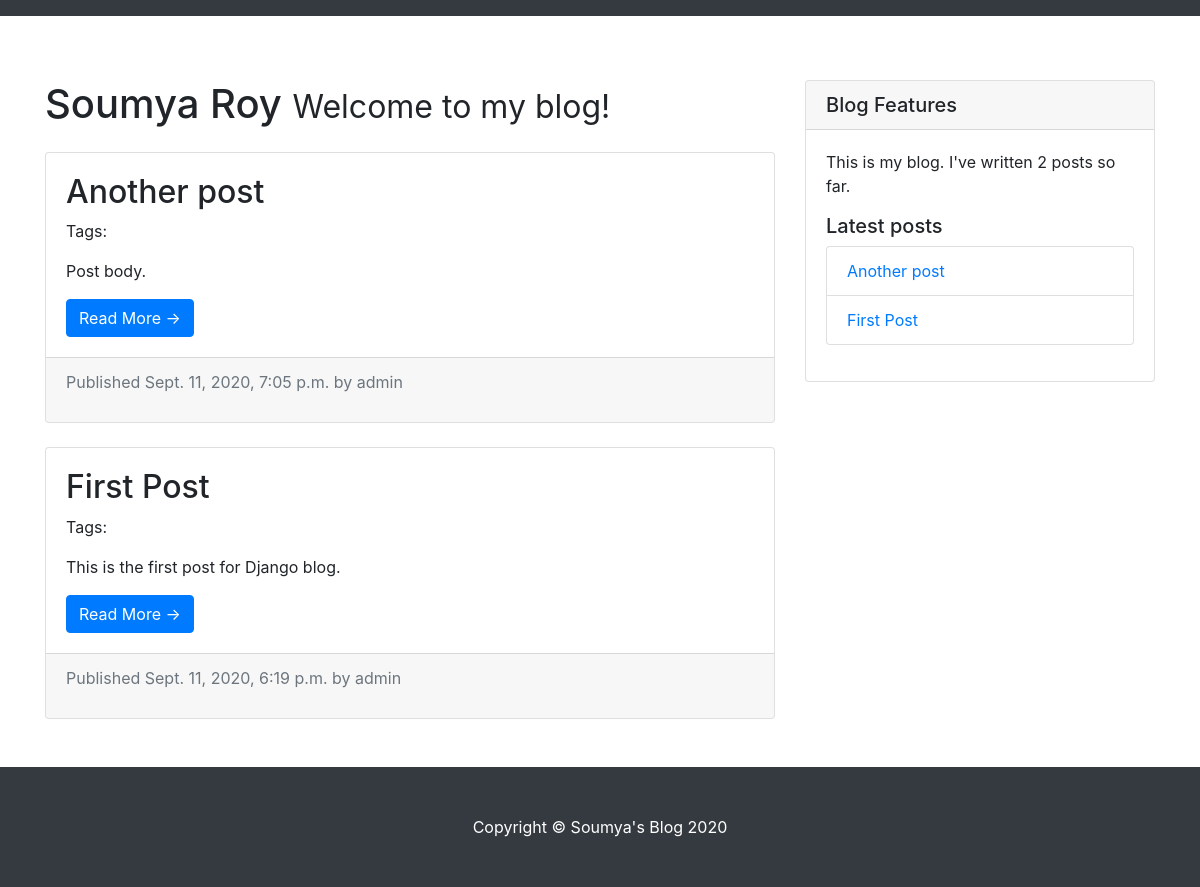
The page /blog/ on the database as committed earlier.
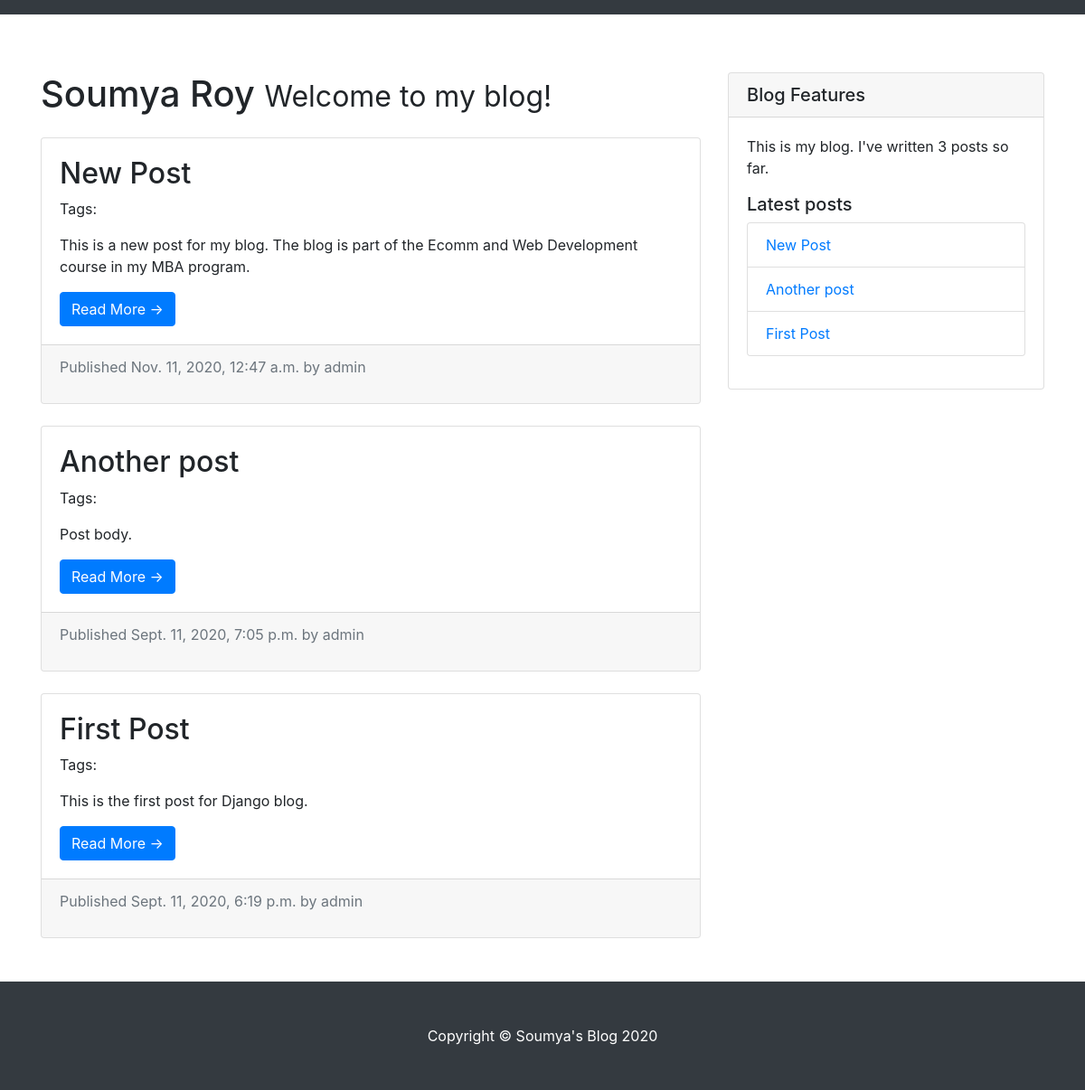
The same page on the database as committed later.
### blog/models.py (models this page shows, shortened)
class Post(models.Model):
    def get_absolute_url(self):
        return reverse('blog:post_detail',
                args=[self.publish.year,
                    self.publish.month,
                    self.publish.day, self.slug])
    objects = models.Manager() # The default manager.
    published = PublishedManager() # Our custom manager.
    STATUS_CHOICES = (
            ('draft', 'Draft'),
            ('published', 'Published'),
            )
    title = models.CharField(max_length=250)
    slug = models.SlugField(max_length=250,
            unique_for_date='publish')
    author = models.ForeignKey(User,
            on_delete=models.CASCADE,
            related_name='blog_posts')
    body = models.TextField()
    publish = models.DateTimeField(default=timezone.now)
    created = models.DateTimeField(auto_now_add=True)
    updated = models.DateTimeField(auto_now=True)
    status = models.CharField(max_length=10,
            choices=STATUS_CHOICES,
            default='draft')
    class Meta:
        ordering = ('-publish',)

### blog/views.py (the view)
# urls.py: path('', views.PostListView.as_view(), name='post_list'),
class PostListView(ListView):
        queryset = Post.published.all()
        context_object_name = 'posts'
        paginate_by = 3
        template_name = 'blog/post/list.html'

### blog/models.py (called while the page is built)
    def get_queryset(self):
        return super(PublishedManager,
                    self).get_queryset()\
                        .filter(status='published')

### blog/templatetags/blog_tags.py (called while the page is built)
@register.simple_tag
def total_posts():
    return Post.published.count()

@register.inclusion_tag('blog/post/latest_posts.html')
def show_latest_posts(count=5):
    latest_posts = Post.published.order_by('-publish')[:count]
    return {'latest_posts': latest_posts}

@register.filter(name='markdown')
def markdown_format(text):
    return mark_safe(markdown.markdown(text))

### blog/templates/blog/post/list.html (shortened to what this page needs)
{% extends "blog/base.html" %}
{% load blog_tags %}
{% block content %}
<div class="col-md-8">
    <h1 class="my-4">Soumya Roy
        <small>Welcome to my blog!</small>
    </h1>
    {% for post in posts %}
    <div class="card mb-4">
        <div class="card-body">
            <h2>
                    {{ post.title }}
            </h2>
            <p class="tags">
                Tags:
            </p>
            <p class="card-text">
                {{ post.body|markdown|truncatewords_html:30}}
            </p>
            <a href="{{ post.get_absolute_url }}" class="btn btn-primary">Read More &rarr;</a>
        </div>
        <div class="card-footer text-muted">
            <p class="date">
                Published {{ post.publish }} by {{ post.author }}
            </p>
        </div>
    </div>
    {% endfor %}
</div>
{% endblock %}

### blog/templates/blog/post/latest_posts.html
<ul class="list-group">
    {% for post in latest_posts %}
        <li class="list-group-item list-group-item-action">
            <a href="{{ post.get_absolute_url }}">{{ post.title }}</a>
        </li>
    {% endfor %}
</ul>

Rows that differ between the two databases and show on the page:
added Post: title "New Post", body "This is a new post for my blog. The blog is part of the Ecomm and Web Development course in my MBA program.", publish "Nov. 11, 2020, 12:47 a.m.", author "admin"
Other text that changed with them:
text no longer shown: "2"
text now shown: "3"
